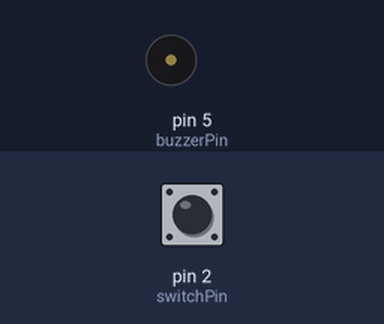
The sketch below on a simulated Arduino Uno, built with avr-gcc and run on an emulated ATmega328P. On the bench: buzzer (waves = sounding). The test bench sets the inputs (shaded band); at power-on: pin 2 (switchPin) HIGH. What the sketch prints to the serial monitor is not drawn.

Above: at 1.2 s.
1.3 s: pin 2 (switchPin) pulled LOW for 0.15 s
At 1.7 s:
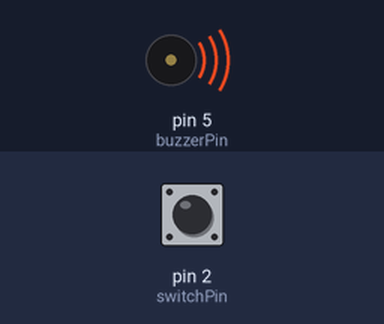
Timing chart, 0 to 4.3 s (numbered marks = the images above; inputs shaded):
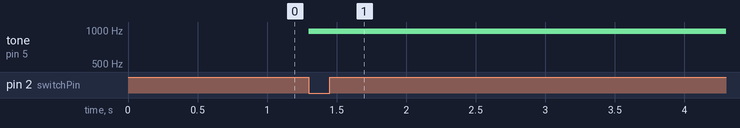

The sketch:

Project_20_Haptic_Communicator_Test.ino
```cpp
const int buzzerPin = 5;
const int switchPin = 2;

const int V3 = 153; // analogWrite value for 3V


void setup()
{
  analogWrite(buzzerPin, 0);
  pinMode(switchPin, INPUT_PULLUP);
  Serial.begin(9600);
  Serial.println("HELLO");
}


void loop()
{
  if (digitalRead(switchPin) == LOW)
  {
    analogWrite(buzzerPin, V3);
    delay(100);
    analogWrite(buzzerPin, 0);
  }
}
```

Measured:
- after the input at 1.3 s, tone on pin 5 (buzzerPin): silent → 977 Hz at once
